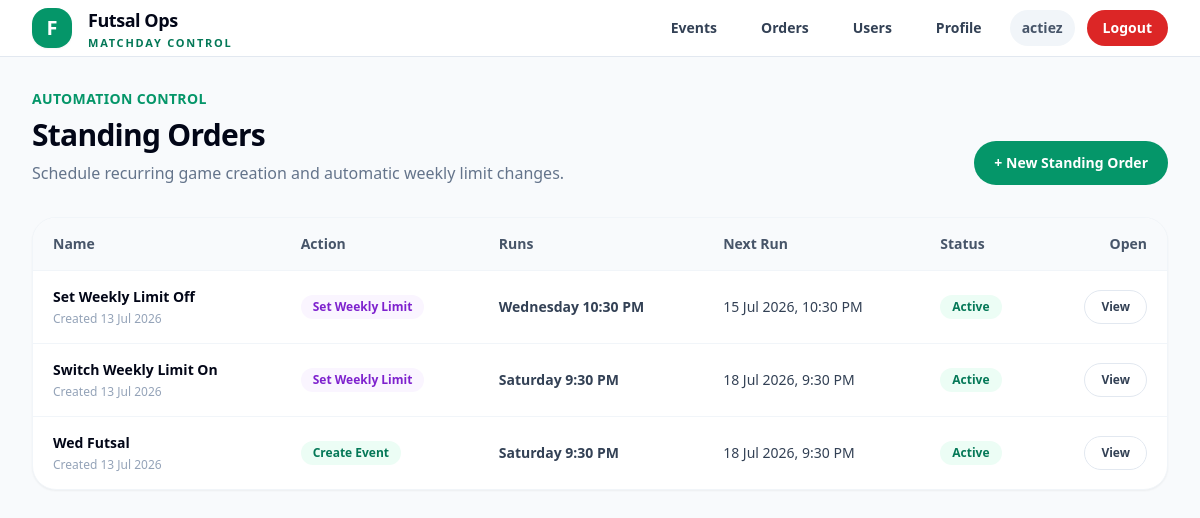
/standing-orders/ (signed in), run on the app's committed database.
### accounts/models.py (models this page shows)
class User(AbstractUser):
    ROLE_USER = "user"
    ROLE_ADMIN = "admin"
    ROLE_SUPERADMIN = "superadmin"
    ROLE_CHOICES = [
        (ROLE_USER, "User"),
        (ROLE_ADMIN, "Admin"),
        (ROLE_SUPERADMIN, "Superadmin"),
    ]
    PLAYER_NEW = "new"
    PLAYER_REGULAR = "regular"
    PLAYER_CORE = "core"
    PLAYER_NAUGHTY = "naughty"
    PLAYER_TYPE_CHOICES = [
        (PLAYER_NEW, "New"),
        (PLAYER_REGULAR, "Regular"),
        (PLAYER_CORE, "Core"),
        (PLAYER_NAUGHTY, "Naughty"),
    ]
    role = models.CharField(max_length=20, choices=ROLE_CHOICES, default=ROLE_USER)
    player_type = models.CharField(max_length=20, choices=PLAYER_TYPE_CHOICES, default=PLAYER_NEW)
    mobile_number = models.CharField(max_length=30, blank=True)
    games_played_count = models.PositiveIntegerField(default=0)
    email_verified = models.BooleanField(default=False)
    admin_notes = models.TextField(blank=True, default="")
    def is_admin_level(self):
        return self.is_authenticated and (
            self.is_superuser or self.role in {self.ROLE_ADMIN, self.ROLE_SUPERADMIN}
        )
    def is_superadmin_level(self):
        return self.is_authenticated and (
            self.is_superuser or self.role == self.ROLE_SUPERADMIN
        )

### standing_orders/models.py (models this page shows, shortened)
class StandingOrder(models.Model):
    ACTION_CREATE_EVENT = "create_event"
    ACTION_SET_WEEKLY_LIMIT = "set_weekly_limit"
    ACTION_CHOICES = [
        (ACTION_CREATE_EVENT, "Create Event"),
        (ACTION_SET_WEEKLY_LIMIT, "Set Weekly Limit"),
    ]
    FREQUENCY_WEEKLY = "weekly"
    FREQUENCY_CHOICES = [
        (FREQUENCY_WEEKLY, "Weekly"),
    ]
    DAY_MONDAY = 0
    DAY_TUESDAY = 1
    DAY_WEDNESDAY = 2
    DAY_THURSDAY = 3
    DAY_FRIDAY = 4
    DAY_SATURDAY = 5
    DAY_SUNDAY = 6
    DAY_CHOICES = [
        (DAY_MONDAY, "Monday"),
        (DAY_TUESDAY, "Tuesday"),
        (DAY_WEDNESDAY, "Wednesday"),
        (DAY_THURSDAY, "Thursday"),
        (DAY_FRIDAY, "Friday"),
        (DAY_SATURDAY, "Saturday"),
        (DAY_SUNDAY, "Sunday"),
    ]
    LEAVE_CUTOFF_CHOICES = [
        (None, "No cutoff"),
        (30, "30 minutes before"),
        (60, "60 minutes before"),
        (90, "90 minutes before"),
        (120, "120 minutes before"),
        (150, "150 minutes before"),
        (180, "180 minutes before"),
    ]
    name = models.CharField(max_length=120)
    action = models.CharField(max_length=30, choices=ACTION_CHOICES)
    frequency = models.CharField(
        max_length=20,
        choices=FREQUENCY_CHOICES,
        default=FREQUENCY_WEEKLY,
    )
    run_day_of_week = models.PositiveSmallIntegerField(choices=DAY_CHOICES)
    run_time = models.TimeField()
    is_active = models.BooleanField(default=True)
    event_day_of_week = models.PositiveSmallIntegerField(
        choices=DAY_CHOICES,
        null=True,
        blank=True,
    )
    event_start_time = models.TimeField(null=True, blank=True)
    event_end_time = models.TimeField(null=True, blank=True)
    location = models.CharField(max_length=255, blank=True)
    amount_payable = models.DecimalField(
        max_digits=8,
        decimal_places=2,
        null=True,
        blank=True,
    )
    playing_slots = models.PositiveIntegerField(null=True, blank=True)
    waiting_slots = models.PositiveIntegerField(null=True, blank=True)
    backup_slots = models.PositiveIntegerField(null=True, blank=True)
    is_private = models.BooleanField(default=False)
    leave_cutoff_minutes = models.PositiveIntegerField(
        null=True,
        blank=True,
        choices=LEAVE_CUTOFF_CHOICES,
        help_text="Events created by this standing order will lock self-leaving after this cutoff before kick-off.",
    )
    weekly_limit_enabled = models.BooleanField(null=True, blank=True)
    last_run_at = models.DateTimeField(null=True, blank=True)
    next_run_at = models.DateTimeField(null=True, blank=True)
    created_by = models.ForeignKey(
        settings.AUTH_USER_MODEL,
        on_delete=models.SET_NULL,
        null=True,
        blank=True,
        related_name="created_standing_orders",
    )
    created_at = models.DateTimeField(auto_now_add=True)
    updated_at = models.DateTimeField(auto_now=True)
    class Meta:
        ordering = ["run_day_of_week", "run_time", "name"]
    @property
    def action_label(self):
        return dict(self.ACTION_CHOICES).get(self.action, self.action)
    @property
    def run_day_label(self):
        return dict(self.DAY_CHOICES).get(self.run_day_of_week, self.run_day_of_week)

### standing_orders/views.py (the view)
# urls.py: path("", StandingOrderListView.as_view(), name="standing_order_list"),
class StandingOrderListView(AdminRequiredMixin, ListView):
    model = StandingOrder
    template_name = "standing_orders/list.html"
    context_object_name = "standing_orders"
    def get_queryset(self):
        return (
            StandingOrder.objects
            .all()
            .order_by("-is_active", "run_day_of_week", "run_time", "name")
        )

### core/mixins.py (called while the page is built)
    def dispatch(self, request, *args, **kwargs):
        if not request.user.is_authenticated:
            return redirect("login")
        if not request.user.is_admin_level():
            return redirect("player_home")
        return super().dispatch(request, *args, **kwargs)

### standing_orders/templates/standing_orders/list.html (shortened to what this page needs)
{% extends "base.html" %}
{% block content %}
<div class="space-y-8">
    <div class="flex flex-col md:flex-row md:items-end md:justify-between gap-5">
        <div>
            <p class="text-sm font-bold text-emerald-600 uppercase tracking-wide">
                Automation Control
            </p>
            <h1 class="mt-2 text-3xl font-black tracking-tight text-slate-950">
                Standing Orders
            </h1>
            <p class="mt-2 text-slate-500">
                Schedule recurring game creation and automatic weekly limit changes.
            </p>
        </div>
        <a href="{% url 'standing_order_create' %}"
           class="inline-flex items-center justify-center px-5 py-3 rounded-full bg-emerald-600 text-white text-sm font-bold hover:bg-emerald-700">
            + New Standing Order
        </a>
    </div>
    <div class="bg-white rounded-3xl border border-slate-100 shadow-sm overflow-hidden">
        {% if standing_orders %}
            <div class="overflow-x-auto">
                <table class="min-w-full text-sm">
                    <thead class="bg-slate-50 border-b border-slate-100">
                        <tr>
                            <th class="px-5 py-4 text-left font-black text-slate-600">Name</th>
                            <th class="px-5 py-4 text-left font-black text-slate-600">Action</th>
                            <th class="px-5 py-4 text-left font-black text-slate-600">Runs</th>
                            <th class="px-5 py-4 text-left font-black text-slate-600">Next Run</th>
                            <th class="px-5 py-4 text-left font-black text-slate-600">Status</th>
                            <th class="px-5 py-4 text-right font-black text-slate-600">Open</th>
                        </tr>
                    </thead>
                    <tbody class="divide-y divide-slate-100">
                        {% for order in standing_orders %}
                            <tr class="hover:bg-slate-50">
                                <td class="px-5 py-4">
                                    <div class="font-black text-slate-950">
                                        {{ order.name }}
                                    </div>
                                    <div class="text-xs text-slate-400 mt-1">
                                        Created {{ order.created_at|date:"d M Y" }}
                                    </div>
                                </td>
                                <td class="px-5 py-4">
                                    <span class="inline-flex rounded-full px-3 py-1 text-xs font-bold
                                        {% if order.action == 'create_event' %}
                                            bg-emerald-50 text-emerald-700
                                        {% else %}
                                            bg-purple-50 text-purple-700
                                        {% endif %}
                                    ">
                                        {{ order.action_label }}
                                    </span>
                                </td>
                                <td class="px-5 py-4 text-slate-700 font-semibold">
                                    {{ order.run_day_label }} {{ order.run_time|time:"g:i A" }}
                                </td>
                                <td class="px-5 py-4 text-slate-700">
                                    {% if order.next_run_at %}
                                        {{ order.next_run_at|date:"d M Y, g:i A" }}
                                    {% else %}
                                        -
                                    {% endif %}
                                </td>
                                <td class="px-5 py-4">
                                    {% if order.is_active %}
                                        <span class="inline-flex rounded-full bg-emerald-50 px-3 py-1 text-xs font-bold text-emerald-700">
                                            Active
                                        </span>
                                    {% else %}
                                        <span class="inline-flex rounded-full bg-slate-100 px-3 py-1 text-xs font-bold text-slate-600">
                                            Paused
                                        </span>
                                    {% endif %}
                                </td>
                                <td class="px-5 py-4 text-right">
                                    <a href="{% url 'standing_order_detail' order.id %}"
                                       class="inline-flex items-center justify-center px-4 py-2 rounded-full border border-slate-200 bg-white text-slate-700 text-xs font-bold hover:bg-emerald-50 hover:text-emerald-700">
                                        View
                                    </a>
                                </td>
                            </tr>
                        {% endfor %}
                    </tbody>
                </table>
            </div>
        {% endif %}
    </div>
</div>
{% endblock %}

### templates/base.html (shortened to what this page needs)
<!DOCTYPE html>
<html>
<head>
    <script src="https://cdn.tailwindcss.com"></script>
</head>
<body class="min-h-screen bg-slate-50 text-slate-950">
    <header class="sticky top-0 z-40 border-b border-slate-200 bg-white/95 backdrop-blur">
        <div class="max-w-7xl mx-auto px-4 sm:px-6 lg:px-8">
            <div class="h-14 flex items-center justify-between gap-6">
                <a href="/" class="flex items-center gap-4">
                    <div class="h-10 w-10 rounded-2xl bg-emerald-600 text-white flex items-center justify-center text-xl font-black shadow-sm">
                        F
                    </div>
                    <div class="leading-tight">
                        <div class="text-lg font-black tracking-tight text-slate-950">
                            Futsal Ops
                        </div>
                        <div class="text-[11px] uppercase tracking-[0.16em] text-emerald-700 font-bold mt-0.5">
                            Matchday Control
                        </div>
                    </div>
                </a>
                <div class="flex items-center gap-2 sm:gap-3">
                    {% if request.user.is_authenticated %}
                        {% if request.user.is_admin_level %}
                            <a href="{% url 'event_list' %}"
                               class="hidden sm:inline-flex items-center px-4 py-2 rounded-full text-sm font-semibold text-slate-700 hover:bg-emerald-50 hover:text-emerald-700">
                                Events
                            </a>
                            <a href="{% url 'standing_order_list' %}"
                               class="hidden sm:inline-flex items-center px-4 py-2 rounded-full text-sm font-semibold text-slate-700 hover:bg-emerald-50 hover:text-emerald-700">
                                Orders
                            </a>
                        {% endif %}
                        {% if request.user.is_superadmin_level %}
                            <a href="{% url 'user_list' %}"
                               class="hidden sm:inline-flex items-center px-4 py-2 rounded-full text-sm font-semibold text-slate-700 hover:bg-emerald-50 hover:text-emerald-700">
                                Users
                            </a>
                        {% endif %}
                        <a href="{% url 'profile' %}"
                           class="inline-flex items-center px-4 py-2 rounded-full text-sm font-semibold text-slate-700 hover:bg-emerald-50 hover:text-emerald-700">
                            Profile
                        </a>
                        <div class="hidden md:inline-flex items-center px-3 py-2 rounded-full bg-slate-100 text-sm font-semibold text-slate-600">
                            {{ request.user.username }}
                        </div>
                        <form method="post" action="/logout/">
                            <button type="submit"
                                class="inline-flex items-center px-4 py-2 rounded-full text-sm font-semibold bg-red-600 text-white hover:bg-red-700">
                                Logout
                            </button>
                        </form>
                    {% else %}
                        <a href="/login/"
                           class="inline-flex items-center px-5 py-2.5 rounded-full text-sm font-semibold bg-emerald-600 text-white hover:bg-emerald-700">
                            Login
                        </a>
                    {% endif %}
                </div>
            </div>
        </div>
    </header>
    <main class="max-w-7xl mx-auto px-4 sm:px-6 lg:px-8 py-8">
        {% block content %}{% endblock %}
    </main>
</body>
</html>

### data on the page
User: user.username "actiez"
StandingOrder: name "Set Weekly Limit Off", created_at "13 Jul 2026", action_label "Set Weekly Limit", run_day_label "Wednesday", run_time "10:30 PM", next_run_at "15 Jul 2026, 10:30 PM", is_active "Active"
StandingOrder: name "Switch Weekly Limit On", created_at "13 Jul 2026", action_label "Set Weekly Limit", run_day_label "Saturday", run_time "9:30 PM", next_run_at "18 Jul 2026, 9:30 PM", is_active "Active"
StandingOrder: name "Wed Futsal", created_at "13 Jul 2026", action_label "Create Event", run_day_label "Saturday", run_time "9:30 PM", next_run_at "18 Jul 2026, 9:30 PM", is_active "Active"
